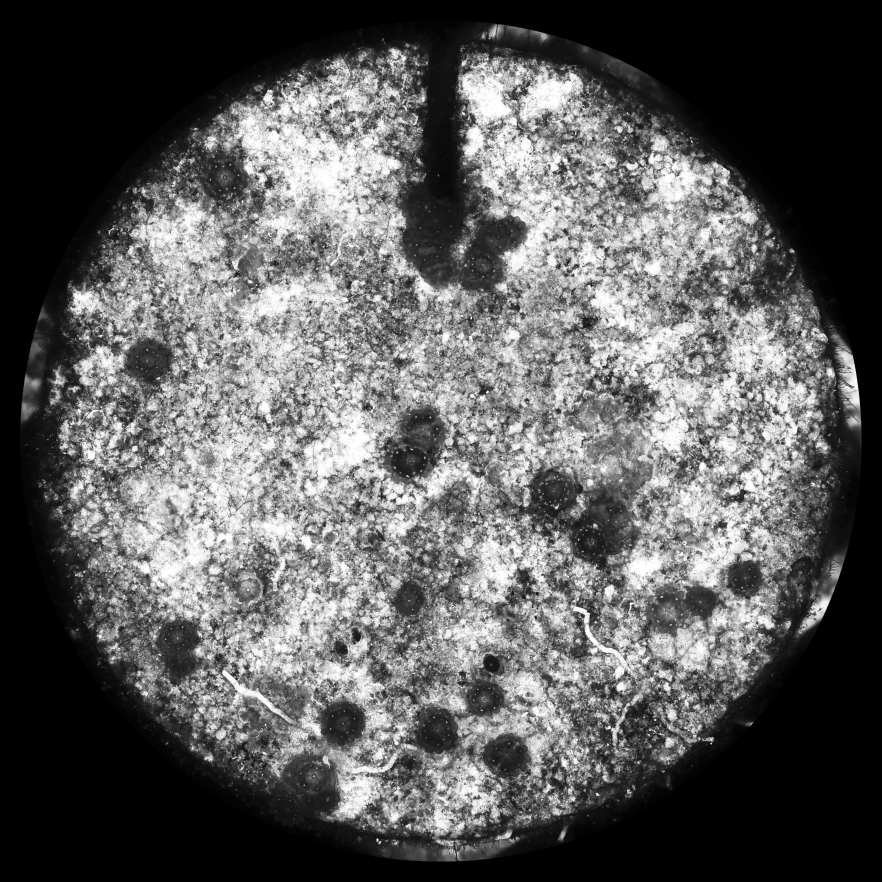
#> input picture src/contrast/histogram_equalization/32_T2_6_timepoint1_equalized.JPG, 3526 x 3526 px (shown at 1/4 size); its folder holds only this picture in this run
$ python canny.py
#> lines starting #> are read from the running program, lines starting #| are printed output that depends on the picture; after the words box and inside, x2 and y2 are one past the last pixel; in counts of white or black regions, pixels touching at a corner belong together
### src/utils/utils.py
"""
    Contains useful functions can constants to save and load data
    into different files.

    NOTE: DON'T using get_dataset(), and get_dataset_labeled(), as they are buggy.
          Instead us get_imgs_from_src(), which uses relative paths.

    @Author Reece Kim
"""

import os
import cv2
import numpy as np
import copy


# Spawn sizes (in pixels)

MAX_DIMS_TIMEPOINT0 = (110, 125) # Minor and major axes
MAX_DIMS_TIMEPOINT1 = (170, 215) # Minor and major axes

MIN_DIMS_TIMEPOINT0 = (50, 60) # Minor and major axes
MIN_DIMS_TIMEPOINT1 = (70, 85) # Minor and major axes

MAX_AREA_TIMEPOINT0 = 10800
MAX_AREA_TIMEPOINT1 = 28706

MIN_AREA_TIMEPOINT0 = 2356
MIN_AREA_TIMEPOINT1 = 4674

# Directory constant
ROOT_DIR = os.path.dirname(os.path.abspath(''))

# Just use the one that uses your own relative path
# [30 lines left out: functions get_dataset, get_dataset_labeled, not called in this run]

def get_imgs_from_src(dir_path: str, cv2_enum: int) -> dict[str, np.ndarray]:
    """
    Gets all imgs from a file that are in the directory path.

    dir_name: The name of the directory relative to your cwd

    cv2_enum: The kind of images you want, (e.g. cv2.IMREAD_GRAYSCALE) for
              gray-scale images.

    :return: A dictionary of the manually labled  sample images { <filename> : <numpy img array> }
    """
#> called with dir_path = '../../contrast/histogram_equalization', cv2_enum = 6

    valid_extensions = [".jpg", ".jpeg", ".png", ".bmp", ".gif", ".svg", ".ppm", ".pgm", ".pbm"]
    filenames = os.listdir(os.path.join(os.getcwd(), dir_path))

    imgs = []

    for filename in filenames:
        file_path = os.path.join(os.getcwd(), f"{dir_path}/{filename}")
        if os.path.isfile(file_path) and os.path.splitext(filename)[1].lower() in valid_extensions:
            try:
                imgs.append(cv2.imread(file_path, cv2_enum))
            except Exception as e:
                print(f"Error opening {filename}: {e}")

    return dict(zip(filenames, imgs))

# [85 lines left out: functions save_imgs_to_src_file, create_hstacks, not called in this run]

### src/edgedetection/canny/canny.py
import glob
import os
import cv2 as cv
import numpy as np
from src.utils import utils
"""
class Image:
    img = None
    name = ''

    def __init__(self,name):
        self.name = name[7:]
        self.img = cv.imread(name)

images = [Image(file) for file in glob.glob("images/*.JPG")]

def save_my_img(frame_count, img):
    path = 'C:\Projects\CS136-TermProject-CoralBabies\canny'
    name = f'\{frame_count}'
    print(path + name)
    cv.imwrite(path + name, img)

for image in images:
    img = cv.GaussianBlur(image.img, (3, 3), 0)
    gray = cv.cvtColor(img, cv.COLOR_BGR2GRAY)

    detected_edges = cv.Canny(img_blur, 50, 150, 3)
    mask = detected_edges != 0
    dst = cv.cvtColor(image.img * (mask[:,:,None].astype(image.img.dtype)), cv.COLOR_BGR2GRAY)

    save_my_img(image.name, dst)

print("Process complete!")
"""

if __name__ == '__main__':

    # Get the equalized HE images
    dataset_he = utils.get_imgs_from_src('../../contrast/histogram_equalization', cv.COLOR_BGR2GRAY)
#> dataset_he = 1 item
    inverted_canny = dict()

    for name, img in dataset_he.items():
        inverted_img = 255 - img # Invert the image
        blurred_img = cv.GaussianBlur(inverted_img, (3, 3), 0) # Apply Gaussian blur to the img
        blurred_img = cv.blur(blurred_img, (3, 3)) # Average blur
        detected_edges = cv.Canny(blurred_img, 50, 150, 3)

        # Use a mask on the original image
        mask = detected_edges != 0
        dst = inverted_img * mask.astype(img.dtype)
        inverted_canny[name] = dst
#> this loop made 1 pass
#> name on pass 1: '32_T2_6_timepoint1_equalized.JPG'
#> pass 1, `inverted_img = 255 - img`:
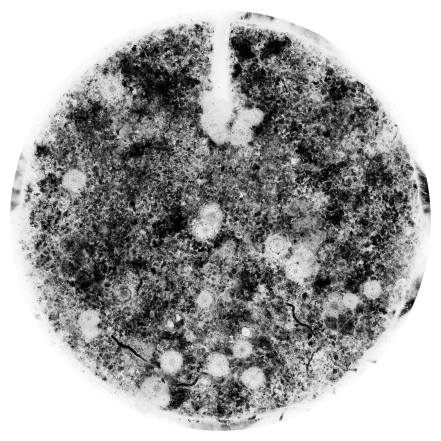
#> inverted_img: shape (3526, 3526) (shown at 1/8 size); min 0, max 255, mean 162.9
#> pass 1, `detected_edges = cv.Canny(blurred_img, 50, 150, 3)`:
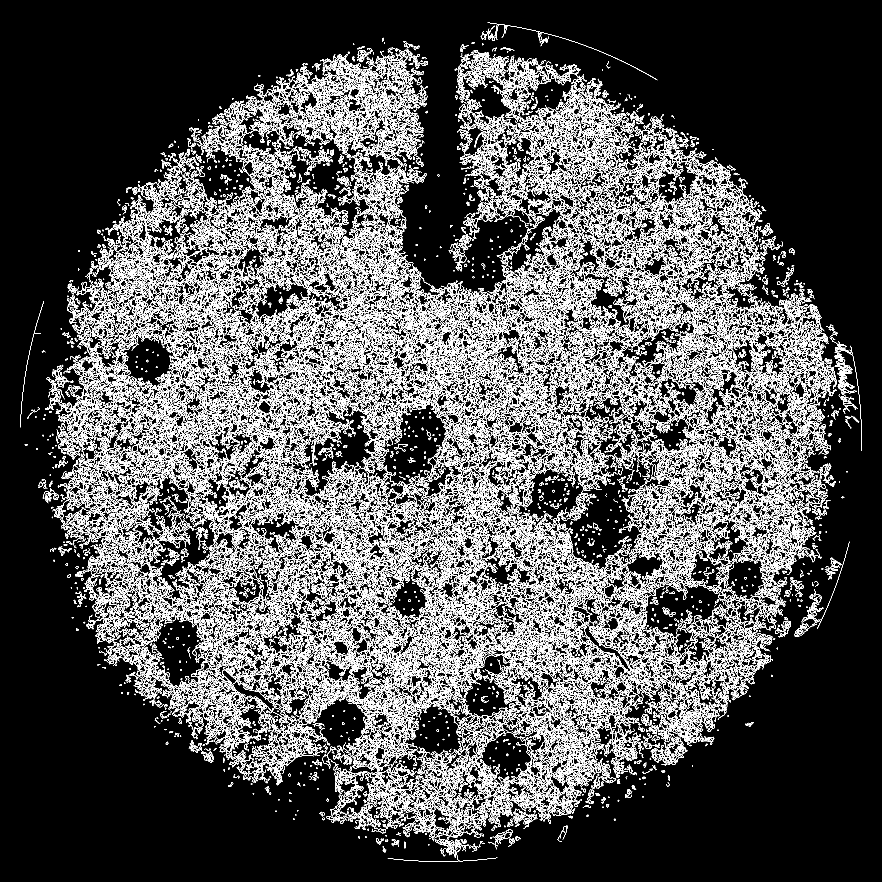
#> detected_edges: shape (3526, 3526) (shown at 1/4 size); 10.8% white in thin lines or dots
#> after the loop, inverted_canny = 1 item

    # [9 lines of commented-out code are left out]

$ run again, on src/contrast/histogram_equalization/33.5_T1_4_timepoint1_equalized.JPG
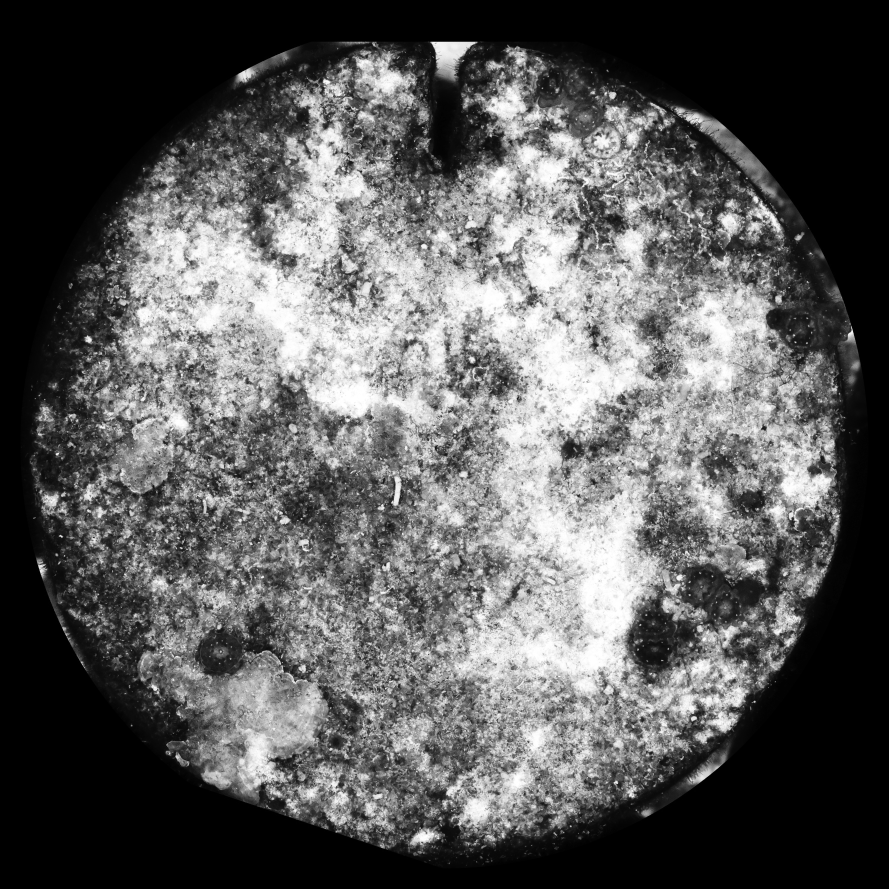
#> input picture src/contrast/histogram_equalization/33.5_T1_4_timepoint1_equalized.JPG, 3554 x 3554 px (shown at 1/4 size)
#> dataset_he = 1 item
#> the loop `for name, img in dataset_he.items():` made 1 pass
#> name on pass 1: '33.5_T1_4_timepoint1_equalized.JPG'
#> pass 1, `inverted_img = 255 - img`:
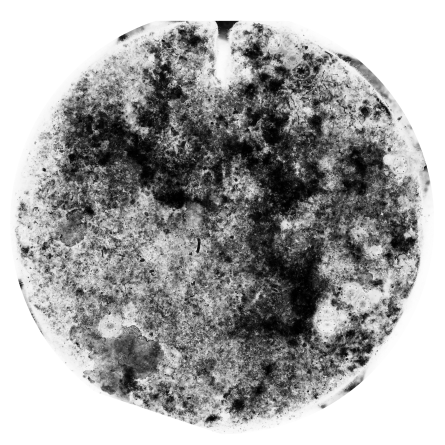
#> inverted_img: shape (3554, 3554) (shown at 1/8 size); min 0, max 255, mean 164
#> pass 1, `detected_edges = cv.Canny(blurred_img, 50, 150, 3)`:
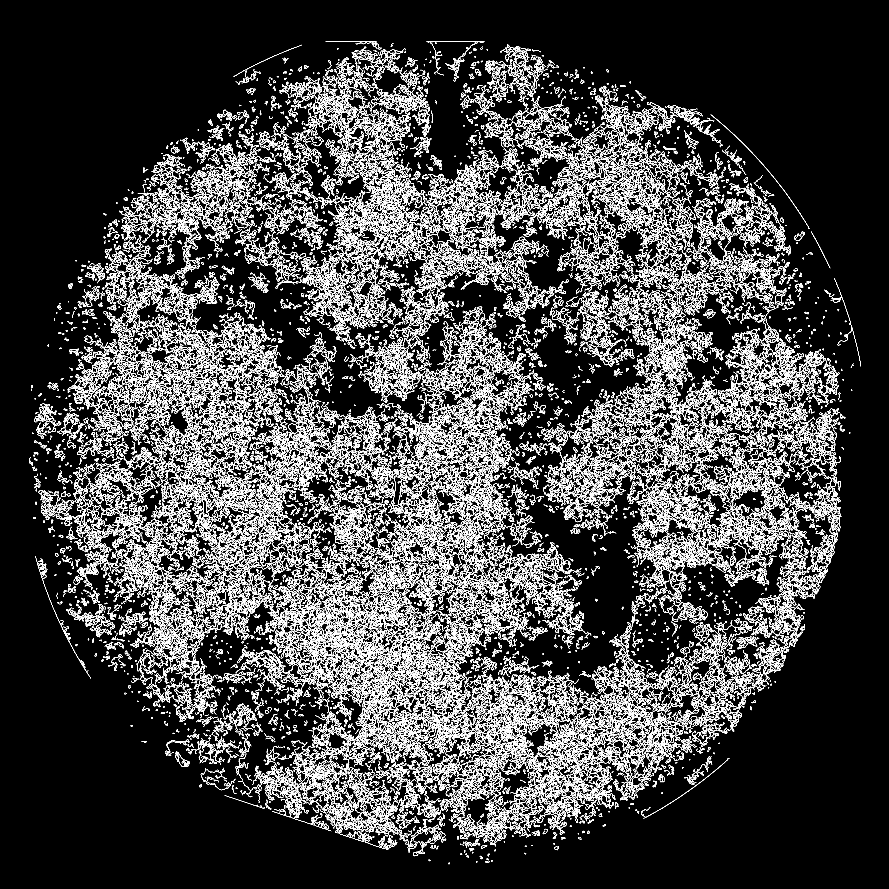
#> detected_edges: shape (3554, 3554) (shown at 1/4 size); 9% white in thin lines or dots, all inside (x1, y1, x2, y2) = (118, 166, 3444, 3457)

$ run again, on src/contrast/histogram_equalization/35_T2_5_timepoint0_equalized.JPG
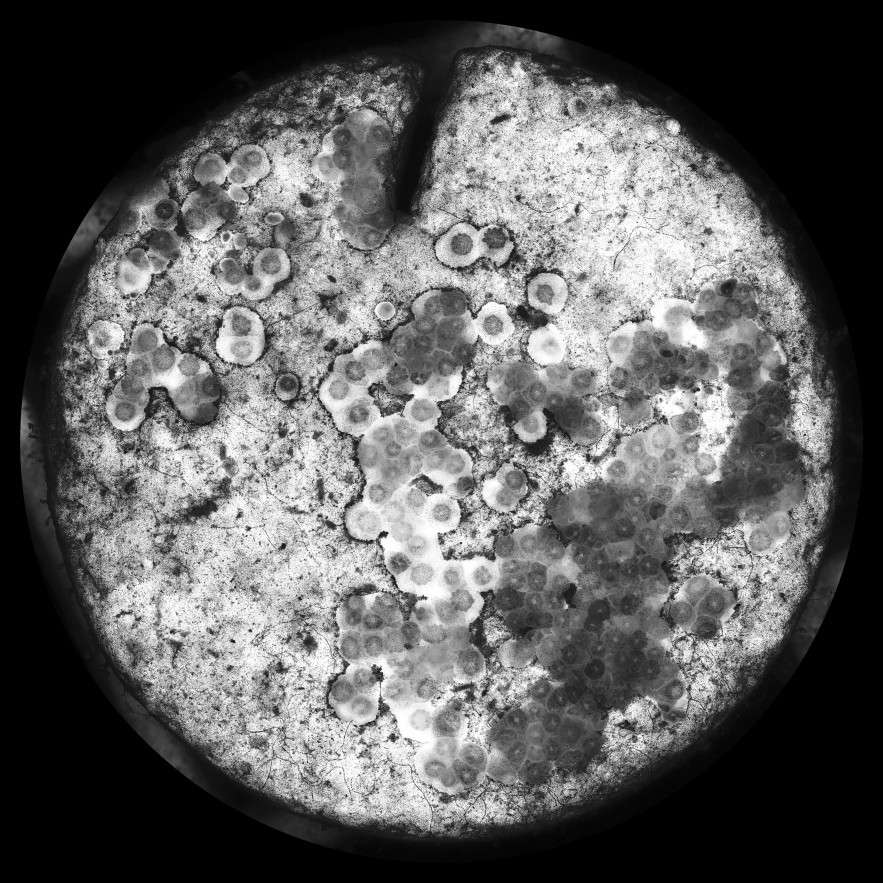
#> input picture src/contrast/histogram_equalization/35_T2_5_timepoint0_equalized.JPG, 3532 x 3532 px (shown at 1/4 size)
#> dataset_he = 1 item
#> the loop `for name, img in dataset_he.items():` made 1 pass
#> name on pass 1: '35_T2_5_timepoint0_equalized.JPG'
#> pass 1, `inverted_img = 255 - img`:
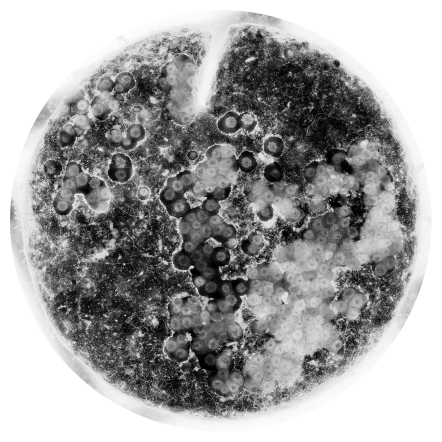
#> inverted_img: shape (3532, 3532) (shown at 1/8 size); min 0, max 255, mean 162.3
#> pass 1, `detected_edges = cv.Canny(blurred_img, 50, 150, 3)`:
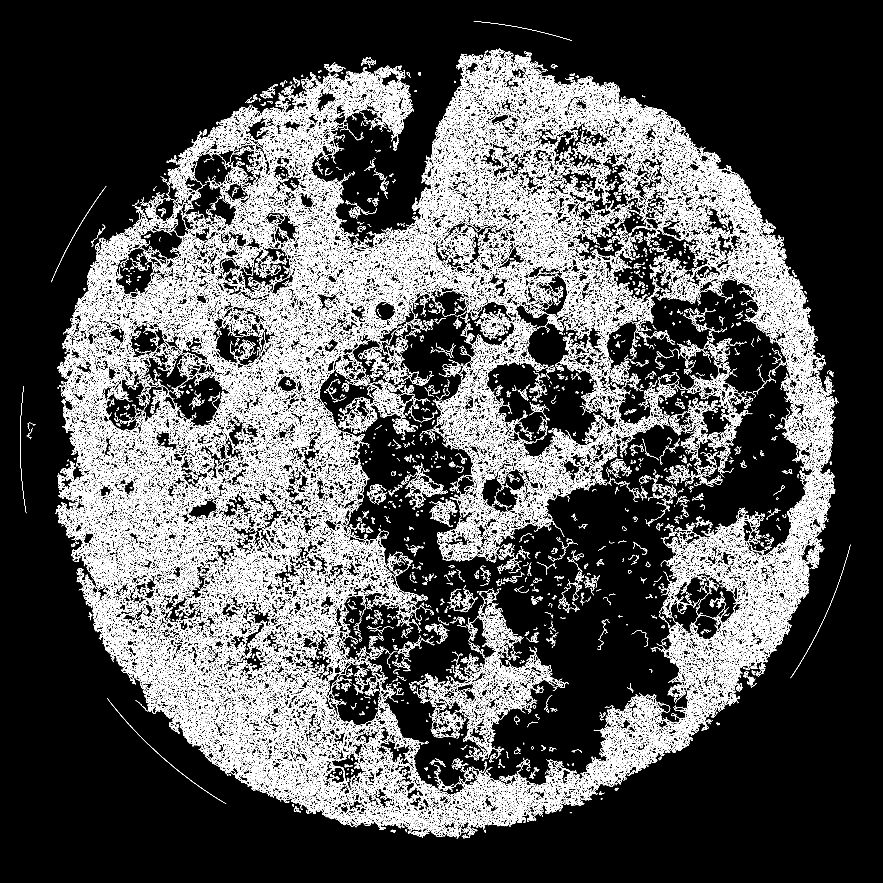
#> detected_edges: shape (3532, 3532) (shown at 1/4 size); 11.2% white in thin lines or dots, all inside (x1, y1, x2, y2) = (80, 85, 3402, 3355)
